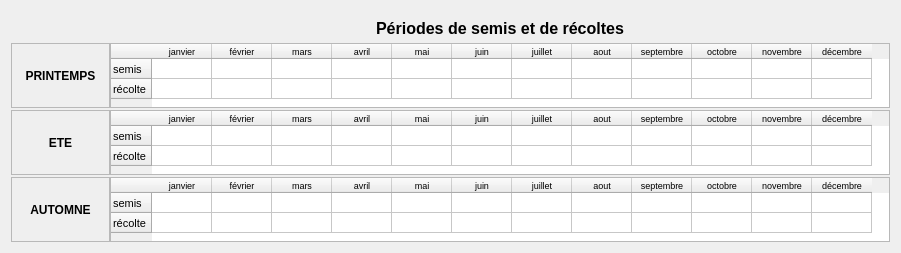
        <widget class="QWidget" name="layoutWidget_2">
         <property name="geometry">
          <rect>
           <x>30</x>
           <y>400</y>
           <width>901</width>
           <height>233</height>
          </rect>
         </property>
         <layout class="QGridLayout" name="gridLayout">
          <property name="horizontalSpacing">
           <number>0</number>
          </property>
          <property name="verticalSpacing">
           <number>2</number>
          </property>
          <item row="2" column="1">
           <widget class="QTableWidget" name="tableWidget_culture_printemps">
            <property name="minimumSize">
             <size>
              <width>780</width>
              <height>65</height>
             </size>
            </property>
            <property name="maximumSize">
             <size>
              <width>750</width>
              <height>65</height>
             </size>
            </property>
            <property name="font">
             <font>
              <pointsize>8</pointsize>
             </font>
            </property>
            <property name="editTriggers">
             <set>QAbstractItemView::NoEditTriggers</set>
            </property>
            <property name="alternatingRowColors">
             <bool>false</bool>
            </property>
            <property name="selectionMode">
             <enum>QAbstractItemView::NoSelection</enum>
            </property>
            <attribute name="horizontalHeaderDefaultSectionSize">
             <number>60</number>
            </attribute>
            <attribute name="verticalHeaderMinimumSectionSize">
             <number>20</number>
            </attribute>
            <attribute name="verticalHeaderDefaultSectionSize">
             <number>20</number>
            </attribute>
            <row>
             <property name="text">
              <string>semis</string>
             </property>
            </row>
            <row>
             <property name="text">
              <string>récolte</string>
             </property>
            </row>
            <column>
             <property name="text">
              <string>janvier</string>
             </property>
             <property name="font">
              <font>
               <pointsize>7</pointsize>
              </font>
             </property>
            </column>
            <column>
             <property name="text">
              <string>février</string>
             </property>
             <property name="font">
              <font>
               <pointsize>7</pointsize>
              </font>
             </property>
            </column>
            <column>
             <property name="text">
              <string>mars</string>
             </property>
             <property name="font">
              <font>
               <pointsize>7</pointsize>
              </font>
             </property>
            </column>
            <column>
             <property name="text">
              <string>avril</string>
             </property>
             <property name="font">
              <font>
               <pointsize>7</pointsize>
              </font>
             </property>
            </column>
            <column>
             <property name="text">
              <string>mai</string>
             </property>
             <property name="font">
              <font>
               <pointsize>7</pointsize>
              </font>
             </property>
            </column>
            <column>
             <property name="text">
              <string>juin</string>
             </property>
             <property name="font">
              <font>
               <pointsize>7</pointsize>
              </font>
             </property>
            </column>
            <column>
             <property name="text">
              <string>juillet</string>
             </property>
             <property name="font">
              <font>
               <pointsize>7</pointsize>
              </font>
             </property>
            </column>
            <column>
             <property name="text">
              <string>aout</string>
             </property>
             <property name="font">
              <font>
               <pointsize>7</pointsize>
              </font>
             </property>
            </column>
            <column>
             <property name="text">
              <string>septembre</string>
             </property>
             <property name="font">
              <font>
               <pointsize>7</pointsize>
              </font>
             </property>
            </column>
            <column>
             <property name="text">
              <string>octobre</string>
             </property>
             <property name="font">
              <font>
               <pointsize>7</pointsize>
              </font>
             </property>
            </column>
            <column>
             <property name="text">
              <string>novembre</string>
             </property>
             <property name="font">
              <font>
               <pointsize>7</pointsize>
              </font>
             </property>
            </column>
            <column>
             <property name="text">
              <string>décembre</string>
             </property>
             <property name="font">
              <font>
               <pointsize>7</pointsize>
              </font>
             </property>
            </column>
           </widget>
          </item>
          <item row="5" column="0">
           <widget class="QLabel" name="label_14">
            <property name="maximumSize">
             <size>
              <width>16777215</width>
              <height>65</height>
             </size>
            </property>
            <property name="font">
             <font>
              <weight>75</weight>
              <bold>true</bold>
             </font>
            </property>
            <property name="frameShape">
             <enum>QFrame::StyledPanel</enum>
            </property>
            <property name="text">
             <string>AUTOMNE</string>
            </property>
            <property name="alignment">
             <set>Qt::AlignCenter</set>
            </property>
           </widget>
          </item>
          <item row="3" column="0">
           <widget class="QLabel" name="label_13">
            <property name="maximumSize">
             <size>
              <width>16777215</width>
              <height>65</height>
             </size>
            </property>
            <property name="font">
             <font>
              <weight>75</weight>
              <bold>true</bold>
             </font>
            </property>
            <property name="frameShape">
             <enum>QFrame::StyledPanel</enum>
            </property>
            <property name="text">
             <string>ETE</string>
            </property>
            <property name="alignment">
             <set>Qt::AlignCenter</set>
            </property>
           </widget>
          </item>
          <item row="2" column="0">
           <widget class="QLabel" name="label_12">
            <property name="maximumSize">
             <size>
              <width>16777215</width>
              <height>65</height>
             </size>
            </property>
            <property name="font">
             <font>
              <weight>75</weight>
              <bold>true</bold>
             </font>
            </property>
            <property name="frameShape">
             <enum>QFrame::StyledPanel</enum>
            </property>
            <property name="text">
             <string>PRINTEMPS</string>
            </property>
            <property name="alignment">
             <set>Qt::AlignCenter</set>
            </property>
           </widget>
          </item>
          <item row="3" column="1">
           <widget class="QTableWidget" name="tableWidget_culture_ete">
            <property name="minimumSize">
             <size>
              <width>780</width>
              <height>65</height>
             </size>
            </property>
            <property name="maximumSize">
             <size>
              <width>780</width>
              <height>65</height>
             </size>
            </property>
            <property name="font">
             <font>
              <pointsize>8</pointsize>
             </font>
            </property>
            <property name="editTriggers">
             <set>QAbstractItemView::NoEditTriggers</set>
            </property>
            <property name="selectionMode">
             <enum>QAbstractItemView::NoSelection</enum>
            </property>
            <attribute name="horizontalHeaderDefaultSectionSize">
             <number>60</number>
            </attribute>
            <attribute name="verticalHeaderMinimumSectionSize">
             <number>20</number>
            </attribute>
            <attribute name="verticalHeaderDefaultSectionSize">
             <number>20</number>
            </attribute>
            <row>
             <property name="text">
              <string>semis</string>
             </property>
            </row>
            <row>
             <property name="text">
              <string>récolte</string>
             </property>
            </row>
            <column>
             <property name="text">
              <string>janvier</string>
             </property>
             <property name="font">
              <font>
               <pointsize>7</pointsize>
              </font>
             </property>
            </column>
            <column>
             <property name="text">
              <string>février</string>
             </property>
             <property name="font">
              <font>
               <pointsize>7</pointsize>
              </font>
             </property>
            </column>
            <column>
             <property name="text">
              <string>mars</string>
             </property>
             <property name="font">
              <font>
               <pointsize>7</pointsize>
              </font>
             </property>
            </column>
            <column>
             <property name="text">
              <string>avril</string>
             </property>
             <property name="font">
              <font>
               <pointsize>7</pointsize>
              </font>
             </property>
            </column>
            <column>
             <property name="text">
              <string>mai</string>
             </property>
             <property name="font">
              <font>
               <pointsize>7</pointsize>
              </font>
             </property>
            </column>
            <column>
             <property name="text">
              <string>juin</string>
             </property>
             <property name="font">
              <font>
               <pointsize>7</pointsize>
              </font>
             </property>
            </column>
            <column>
             <property name="text">
              <string>juillet</string>
             </property>
             <property name="font">
              <font>
               <pointsize>7</pointsize>
              </font>
             </property>
            </column>
            <column>
             <property name="text">
              <string>aout</string>
             </property>
             <property name="font">
              <font>
               <pointsize>7</pointsize>
              </font>
             </property>
            </column>
            <column>
             <property name="text">
              <string>septembre</string>
             </property>
             <property name="font">
              <font>
               <pointsize>7</pointsize>
              </font>
             </property>
            </column>
            <column>
             <property name="text">
              <string>octobre</string>
             </property>
             <property name="font">
              <font>
               <pointsize>7</pointsize>
              </font>
             </property>
            </column>
            <column>
             <property name="text">
              <string>novembre</string>
             </property>
             <property name="font">
              <font>
               <pointsize>7</pointsize>
              </font>
             </property>
            </column>
            <column>
             <property name="text">
              <string>décembre</string>
             </property>
             <property name="font">
              <font>
               <pointsize>7</pointsize>
              </font>
             </property>
            </column>
           </widget>
          </item>
          <item row="5" column="1">
           <widget class="QTableWidget" name="tableWidget_culture_automne">
            <property name="minimumSize">
             <size>
              <width>780</width>
              <height>65</height>
             </size>
            </property>
            <property name="maximumSize">
             <size>
              <width>780</width>
              <height>65</height>
             </size>
            </property>
            <property name="font">
             <font>
              <pointsize>8</pointsize>
             </font>
            </property>
            <property name="editTriggers">
             <set>QAbstractItemView::NoEditTriggers</set>
            </property>
            <property name="selectionMode">
             <enum>QAbstractItemView::NoSelection</enum>
            </property>
            <attribute name="horizontalHeaderDefaultSectionSize">
             <number>60</number>
            </attribute>
            <attribute name="verticalHeaderMinimumSectionSize">
             <number>20</number>
            </attribute>
            <attribute name="verticalHeaderDefaultSectionSize">
             <number>20</number>
            </attribute>
            <row>
             <property name="text">
              <string>semis</string>
             </property>
            </row>
            <row>
             <property name="text">
              <string>récolte</string>
             </property>
            </row>
            <column>
             <property name="text">
              <string>janvier</string>
             </property>
             <property name="font">
              <font>
               <pointsize>7</pointsize>
              </font>
             </property>
            </column>
            <column>
             <property name="text">
              <string>février</string>
             </property>
             <property name="font">
              <font>
               <pointsize>7</pointsize>
              </font>
             </property>
            </column>
            <column>
             <property name="text">
              <string>mars</string>
             </property>
             <property name="font">
              <font>
               <pointsize>7</pointsize>
              </font>
             </property>
            </column>
            <column>
             <property name="text">
              <string>avril</string>
             </property>
             <property name="font">
              <font>
               <pointsize>7</pointsize>
              </font>
             </property>
            </column>
            <column>
             <property name="text">
              <string>mai</string>
             </property>
             <property name="font">
              <font>
               <pointsize>7</pointsize>
              </font>
             </property>
            </column>
            <column>
             <property name="text">
              <string>juin</string>
             </property>
             <property name="font">
              <font>
               <pointsize>7</pointsize>
              </font>
             </property>
            </column>
            <column>
             <property name="text">
              <string>juillet</string>
             </property>
             <property name="font">
              <font>
               <pointsize>7</pointsize>
              </font>
             </property>
            </column>
            <column>
             <property name="text">
              <string>aout</string>
             </property>
             <property name="font">
              <font>
               <pointsize>7</pointsize>
              </font>
             </property>
            </column>
            <column>
             <property name="text">
              <string>septembre</string>
             </property>
             <property name="font">
              <font>
               <pointsize>7</pointsize>
              </font>
             </property>
            </column>
            <column>
             <property name="text">
              <string>octobre</string>
             </property>
             <property name="font">
              <font>
               <pointsize>7</pointsize>
              </font>
             </property>
            </column>
            <column>
             <property name="text">
              <string>novembre</string>
             </property>
             <property name="font">
              <font>
               <pointsize>7</pointsize>
              </font>
             </property>
            </column>
            <column>
             <property name="text">
              <string>décembre</string>
             </property>
             <property name="font">
              <font>
               <pointsize>7</pointsize>
              </font>
             </property>
            </column>
           </widget>
          </item>
          <item row="0" column="1">
           <widget class="QLabel" name="label_15">
            <property name="minimumSize">
             <size>
              <width>0</width>
              <height>30</height>
             </size>
            </property>
            <property name="maximumSize">
             <size>
              <width>16777215</width>
              <height>25</height>
             </size>
            </property>
            <property name="font">
             <font>
              <pointsize>12</pointsize>
              <weight>75</weight>
              <bold>true</bold>
             </font>
            </property>
            <property name="text">
             <string>Périodes de semis et de récoltes</string>
            </property>
            <property name="alignment">
             <set>Qt::AlignCenter</set>
            </property>
           </widget>
          </item>
         </layout>
        </widget>
